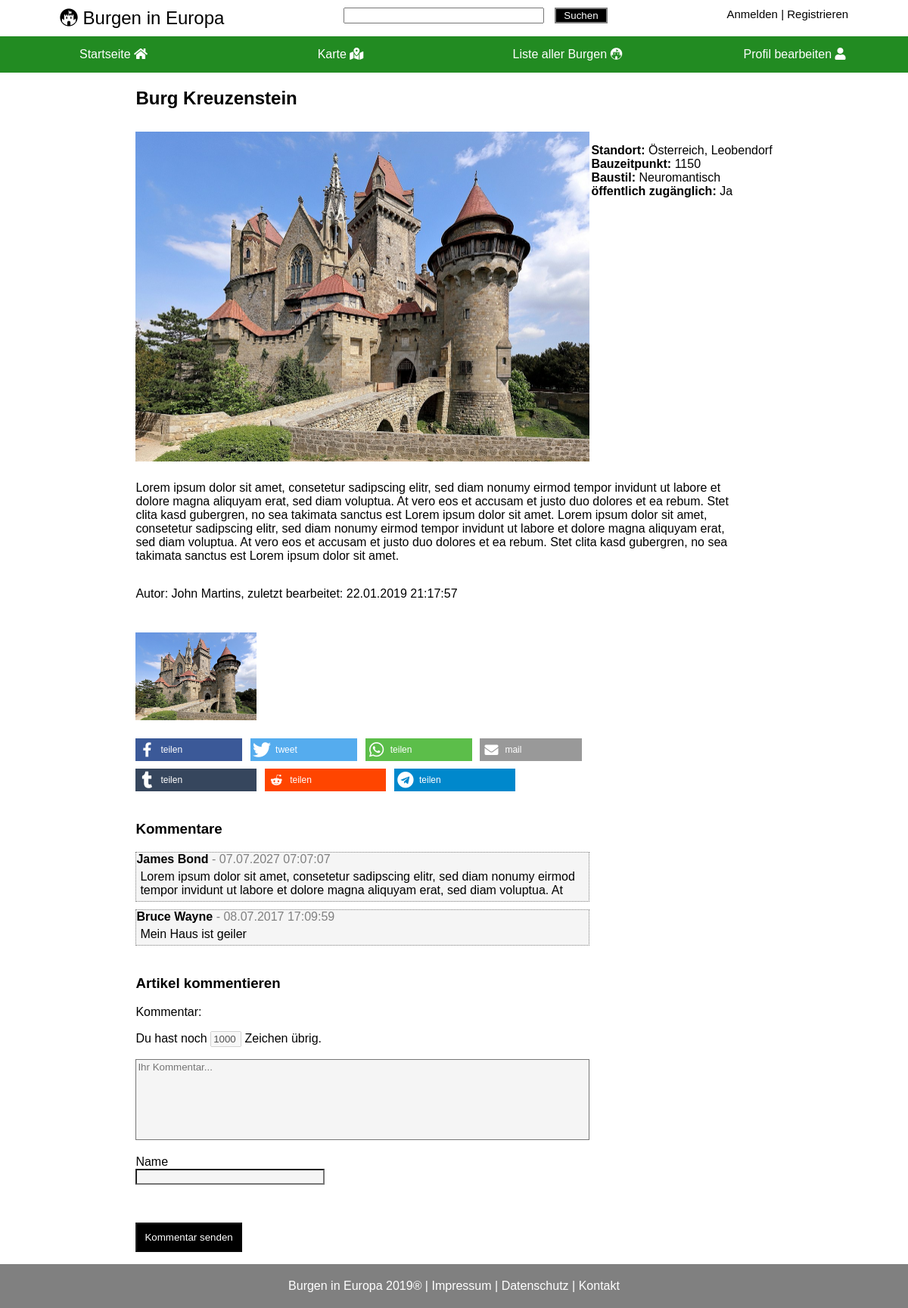
/Webseiten/details.php?id=4, run on the app's committed database.
### tables this page shows
CREATE TABLE castles (
	id INTEGER PRIMARY KEY AUTOINCREMENT,
	name VARCHAR(50) NOT NULL,
	change_date DATE NOT NULL,
	year INTEGER,
    style VARCHAR(30),
    public VARCHAR(5),   
    link VARCHAR(50),
	description TEXT NOT NULL,
    century VARCHAR(30),
    longitude REAL NOT NULL,
    latitude REAL NOT NULL,
    creation_date VARCHAR(50) NOT NULL,
    firstletter CHAR(1) NOT NULL,
    country VARCHAR(50),
	city VARCHAR(50),
    author_id VARCHAR(255) NOT NULL,
    FOREIGN KEY(author_id) REFERENCES users(id)
    );

CREATE TABLE pictures (
    id INTEGER PRIMARY KEY AUTOINCREMENT,
	path VARCHAR(50),
	castle_id INTEGER NOT NULL,
 	FOREIGN KEY(castle_id) REFERENCES castles(id)
    );

CREATE TABLE comments (
    id INTEGER PRIMARY KEY AUTOINCREMENT,
	content TEXT NOT NULL,
	time DATE NOT NULL,
	author VARCHAR(50) NOT NULL,
    castle_id INTEGER,
	FOREIGN KEY(castle_id) REFERENCES castles(id)
    );

### Webseiten/dao.php (called while the page is built, shortened)
<?php
include("database_dao.php");
$dao = new databaseDAO;
?>

### Webseiten/detailsdata.php (called while the page is built)
<?php
    require_once("dao.php");
    $castleId = (isset($_GET["id"]) && is_string($_GET["id"])) ? $_GET["id"] : "7";
    $data = $dao->getCastle($castleId);
?>

### Webseiten/database_dao.php (called while the page is built, shortened)
<?php
class databaseDAO implements DAO {
    private $db = null;
    private $statementUserById = null;
    private $statementCastle = null;
    private $statementPictures = null;
    private $statementComments = null;
    private function statementSetup() {
        $this->statementUserById = $this->db->prepare("SELECT * FROM users WHERE id = :id;");
        $this->statementCastle = $this->db->prepare("SELECT * FROM castles WHERE id = :id;");
        $this->statementPictures = $this->db->prepare("SELECT * FROM pictures WHERE castle_id = :castle_id;");
        $this->statementComments = $this->db->prepare("SELECT * FROM comments WHERE castle_id = :castle_id;");
    }
    private function startConnection() {
        $user = "root";
        $pw = null;
        $dsn= "sqlite:../Datenbank/datenbank.db";
        $this->db = new PDO($dsn, $user, $pw);
        $this->db->setAttribute(PDO::ATTR_ERRMODE, PDO::ERRMODE_EXCEPTION);
        $this->statementSetup();
    }
    function getCastle($id) {
        $this->startConnection();
        try {
            $this->statementCastle->bindValue(":id", $id);
            $this->statementCastle->execute();
            if($castle = $this->statementCastle->fetch(PDO::FETCH_ASSOC)) {
                $this->statementComments->bindValue(":castle_id", $id);
                $this->statementComments->execute();
                $this->statementPictures->bindValue(":castle_id", $id);
                $this->statementPictures->execute();
                $castle["pictures"] = $this->statementPictures->fetchAll(PDO::FETCH_ASSOC);;
                $castle["comments"] = $this->statementComments->fetchAll(PDO::FETCH_ASSOC);
                $this->statementUserById->bindValue(":id", $castle["author_id"]);
                $this->statementUserById->execute();
                $author = $this->statementUserById->fetch(PDO::FETCH_ASSOC);
                $castle["author"] = $author["username"];
                return $castle;
            } else {
                return "not found";
            }
        } catch(PDOException $e) {
            header("Location: ./error.php?fehler=E003");
        } finally {
            $this->db = null;
        }
    }
}
?>

### Webseiten/details.php (the view, shortened to what this page needs)
<!doctype html>
<html lang="de">
<?php include("detailsdata.php"); ?>
<head>
    <link rel="stylesheet" type="text/css" href="./css/detailseite.css">
    <link rel="stylesheet" type="text/css" href="./css/footer.css">
    <link rel="stylesheet" href="./css/style.css">
    <link rel="stylesheet" type="text/css" href="./css/header.css">
    <link rel="stylesheet" type="text/css" href="./css/nav.css">
    <link rel="stylesheet" href="https://use.fontawesome.com/releases/v5.8.1/css/all.css">
    <link rel="stylesheet" type="text/css" href="./css/beitrag.css">
    <link rel="stylesheet" type="text/css" href="./shariff-3.2.1/shariff.min.css">
</head>
<body>
    <?php include("header.php"); ?>
    <?php include("nav.php"); ?>
    <div class="grid-container">
        <div class="castlename">
            <h2><?= $data["name"]; ?></h2>
        </div>
        <div class="image">
            <?php foreach($data["pictures"] as $picture): ?>
            <img class="slide" src="<?= $picture["path"]?>" alt="Bild von <?= $data["name"] ?>" style="display:none">
            <?php endforeach; ?>
        </div>
        <div class="details">
            <p>
                <b>Standort:</b>
                <?= $data['country']; ?>, <?= $data['city']; ?>
                <br>
                <b>Bauzeitpunkt:</b>
                <?= $data["year"]; ?>
                <br>
                <b>Baustil:</b>
                <?= $data["style"]; ?>
                <br>
                <b>öffentlich zugänglich:</b>
                <?= $data["public"]; ?>
                <br>
            </p>
        </div>
        <div class="description">
            <article>
                <p><?= $data["description"]; ?></p>
            </article>
            <ul>
                <li>
                    <p>Autor: <a class="nodec black" href="./profile.php?type=info&id=<?=$data["author_id"]; ?>"><?= $data["author"]; ?></a>, zuletzt bearbeitet: <?= $data["change_date"]; ?></p>
                </li>
        </div>
        <div id="gallery" class="gallery">
            <?php foreach($data["pictures"] as $picture): ?>
            <div class="gallery-box">
                <img onclick="openModal();currentSlide(1)" id="my_image" src="<?= $picture["path"]?>" alt="Bild von <?= $data["name"] ?>">
            </div>
            <?php endforeach; ?>
        </div>
        <div class="shariff socialmedia" data-services='["facebook";"twitter";"pintrest";"whatsapp";"mail";"tumblr";"reddit";"telegram";]'></div>
        <div class="entryComments" id="comments">
            <h3>Kommentare</h3>
            <?php if(empty($data["comments"])): ?>
            <p>Noch keine Kommentare vorhanden.</p>
            <?php
            else:
                foreach($data["comments"] as $comment):
            ?>
            <div class="commentBox">
                <label class="commentAuthor"> <b><?= $comment["author"]; ?></b> </label>
                <label class="commentTime"> - <?= $comment["time"]; ?></label>
                <p class="commentText"><?= $comment["content"]; ?></p>
            </div>
            <?php
                endforeach;
            endif;
            ?>
        </div>
        <div class="commentRespond">
            <h3>Artikel kommentieren</h3>
            <form id="newComment" class="commentForm" method="post" action="save_comment.php">
                <div class="commentFormComment">
                    <label for="comment">Kommentar:</label>
                    <br>
                    <p>Du hast noch <input disabled maxlength="5" size="2" value="1000" id="counter"> Zeichen übrig.</p>
                    <textarea name="comment" onkeyup="textCounter(this,'counter',1000);" maxlength="1000" id="message" placeholder="Ihr Kommentar..."></textarea>
                    <br>
                </div>
                <p class="commentFormAuthor">
                    <label for="author">Name</label>
                    <br>
                    <input type="text" name="author" id="author" required="required" maxlength="30" autocomplete="off">
                </p>
                <script src="https://www.google.com/recaptcha/api.js"></script><br>
                <p class="formSubmit">
                    <input id="submit" type="submit" value="Kommentar senden" disabled="disabled">
                </p>
            </form>
        </div>
    </div>
    <br>
    <?php
        include("footer.php")
    ?>
</body>
</html>

### Webseiten/css/detailseite.css (style rules this page uses)
.grid-container { font-family: Arial, Helvetica, sans-serif; display: grid; grid-template-columns: auto auto; grid-gap: 10px; margin: auto 30px; }
.castlename { grid-column: 1; grid-row: 1; }
.image { min-height: 100px; grid-column: 1; grid-row: 2; }
.details { grid-column: 1; grid-row: 3; }
.description { grid-column: 1; grid-row: 4; max-width: 800px; }
.gallery { max-width: 840px; grid-column: 1; grid-row: 5; height: auto; width: auto; display: flex; flex-wrap: wrap; }
.gallery-box { flex-basis: 50%; }
.gallery img { width: 95%; min-width: 75%; height: auto; }
.socialmedia { grid-column: 1; grid-row: 6; }
.entryComments { grid-column: 1; grid-row: 7; }
.commentBox { width: 100%; margin-bottom: 10px; background-color: #f5f5f5; border: 1px dotted grey; }
.commentBox p { margin: 5px; }
.commentTime { color: grey }
.commentRespond { grid-row: 8; grid-column: 1; }
.commentFormComment textarea { background-color: #f5f5f5; }
.commentFormAuthor input { background-color: #f5f5f5; width: 250px; }
.formSubmit input[type="submit"] { background-color: black; color: white; padding: 10px 10px; }
@media only screen and (min-width: 1024px) { .grid-container { grid-template-columns: 600px auto; margin: auto auto; grid-column-gap: 2px; } }
@media only screen and (min-width: 1024px) { .image img { max-height: auto; max-width: 600px; } }
@media only screen and (min-width: 1024px) { .details { grid-column: 2; grid-row: 2; } }
@media only screen and (min-width: 1024px) { .description { grid-column: 1 / span 2; grid-row: 3; max-width: 800px; } }
@media only screen and (min-width: 1024px) { .description ul { padding-left: 0px; } }
@media only screen and (min-width: 1024px) { .description li { display: inline-block; } }
@media only screen and (min-width: 1024px) { .gallery { grid-column: 1 /span 2; grid-row: 4; } }
@media only screen and (min-width: 1024px) { .gallery-box { flex-basis: 20%; } }

### Webseiten/css/style.css (style rules this page uses)
* { font-family: Arial, Helvetica, sans-serif; }
.nodec { text-decoration: none; }
.black { color: black; }
body { margin: 0px; }

### Webseiten/css/nav.css (style rules this page uses)
* { box-sizing: border-box; }

### Webseiten/css/beitrag.css (style rules this page uses)
textarea { resize: none; width: 100%; height: 8em; }
body { display: flex; flex-wrap: wrap; }

### data on the page
castles: name "Burg Kreuzenstein", country "Österreich", city "Leobendorf", year "1150", style "Neuromantisch", public "Ja", author+description "Lorem ipsum dolor sit amet, consetetur sadipscing elitr, sed diam nonumy eirmod tempor invidunt ut labore et dolore magna aliquyam erat, sed diam voluptua. At vero eos et accusam et justo duo dolores et ea rebum. Stet clita kasd gubergren, no sea takimata sanctus est Lorem ipsum dolor sit amet. Lorem ipsum dolor sit amet, consetetur sadipscing elitr, sed diam nonumy eirmod tempor invidunt ut labore et dolore magna aliquyam erat, sed diam voluptua. At vero eos et accusam et justo duo dolores et ea rebum. Stet clita kasd gubergren, no sea takimata sanctus est Lorem ipsum dolor sit amet.", author "John Martins", change_date "22.01.2019 21:17:57"
pictures: path (picture)
comments: author "James Bond", time "07.07.2027 07:07:07", content "Lorem ipsum dolor sit amet, consetetur sadipscing elitr, sed diam nonumy eirmod tempor invidunt ut labore et dolore magna aliquyam erat, sed diam voluptua. At"
comments: author "Bruce Wayne", time "08.07.2017 17:09:59", content "Mein Haus ist geiler"
